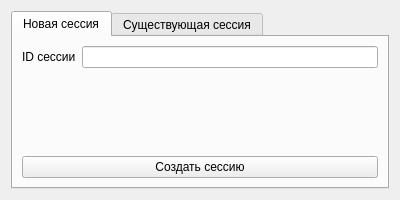
<?xml version="1.0" encoding="UTF-8"?>
<ui version="4.0">
 <class>GameStartWindow</class>
 <widget class="QWidget" name="GameStartWindow">
  <property name="geometry">
   <rect>
    <x>0</x>
    <y>0</y>
    <width>400</width>
    <height>200</height>
   </rect>
  </property>
  <property name="minimumSize">
   <size>
    <width>323</width>
    <height>181</height>
   </size>
  </property>
  <property name="maximumSize">
   <size>
    <width>400</width>
    <height>200</height>
   </size>
  </property>
  <property name="windowTitle">
   <string>Начало игры</string>
  </property>
  <layout class="QVBoxLayout" name="verticalLayout">
   <item>
    <widget class="QTabWidget" name="tabWidget">
     <property name="tabShape">
      <enum>QTabWidget::Rounded</enum>
     </property>
     <property name="currentIndex">
      <number>0</number>
     </property>
     <widget class="QWidget" name="tabNewSession">
      <attribute name="title">
       <string>Новая сессия</string>
      </attribute>
      <layout class="QVBoxLayout" name="verticalLayout_2">
       <item>
        <layout class="QFormLayout" name="formLayout">
         <item row="0" column="1">
          <widget class="QLineEdit" name="editSessionKeyNew">
           <property name="readOnly">
            <bool>true</bool>
           </property>
          </widget>
         </item>
         <item row="0" column="0">
          <widget class="QLabel" name="labelNewSession">
           <property name="text">
            <string>ID сессии</string>
           </property>
          </widget>
         </item>
        </layout>
       </item>
       <item>
        <widget class="QPushButton" name="btnNewSession">
         <property name="text">
          <string>Создать сессию</string>
         </property>
        </widget>
       </item>
      </layout>
     </widget>
     <widget class="QWidget" name="tabJoinToSession">
      <attribute name="title">
       <string>Существующая сессия</string>
      </attribute>
      <layout class="QVBoxLayout" name="verticalLayout_3">
       <item>
        <layout class="QFormLayout" name="formLayout_2">
         <item row="0" column="1">
          <widget class="QLineEdit" name="editSessionKeyJoin"/>
         </item>
         <item row="0" column="0">
          <widget class="QLabel" name="labelJoinSession">
           <property name="text">
            <string>ID сессии</string>
           </property>
          </widget>
         </item>
        </layout>
       </item>
       <item>
        <widget class="QPushButton" name="btnJoin">
         <property name="text">
          <string>Подключиться</string>
         </property>
        </widget>
       </item>
      </layout>
     </widget>
    </widget>
   </item>
  </layout>
 </widget>
 <resources/>
 <connections/>
</ui>
